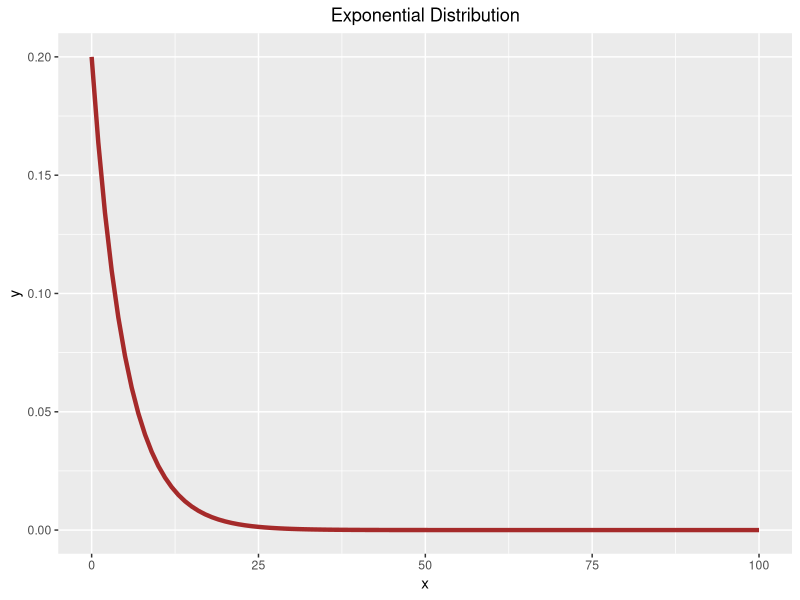
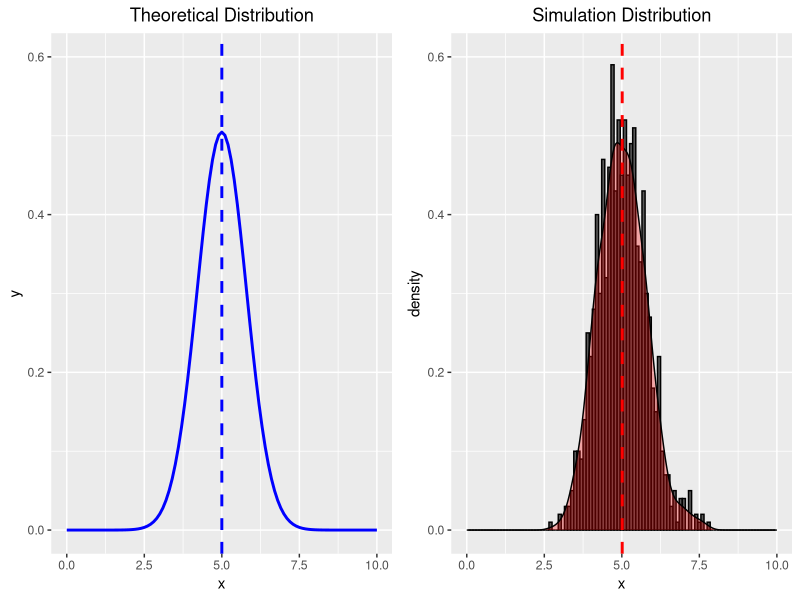
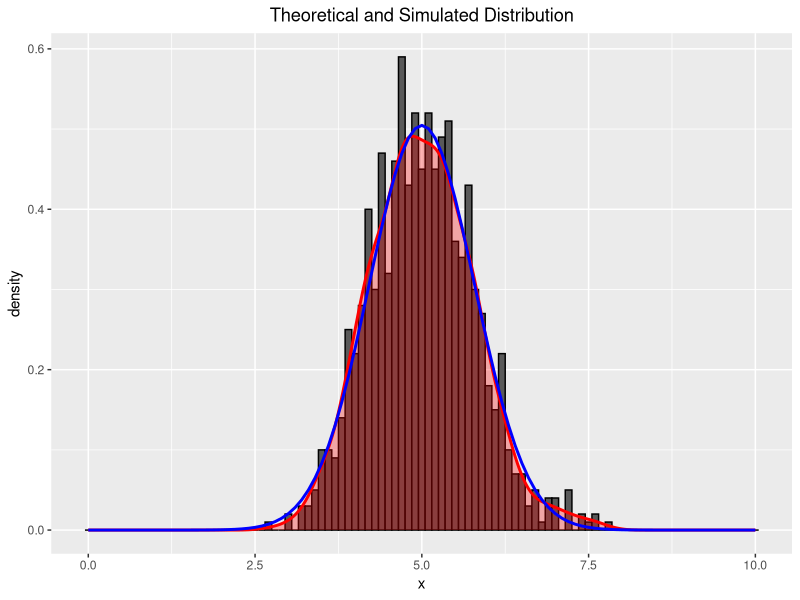
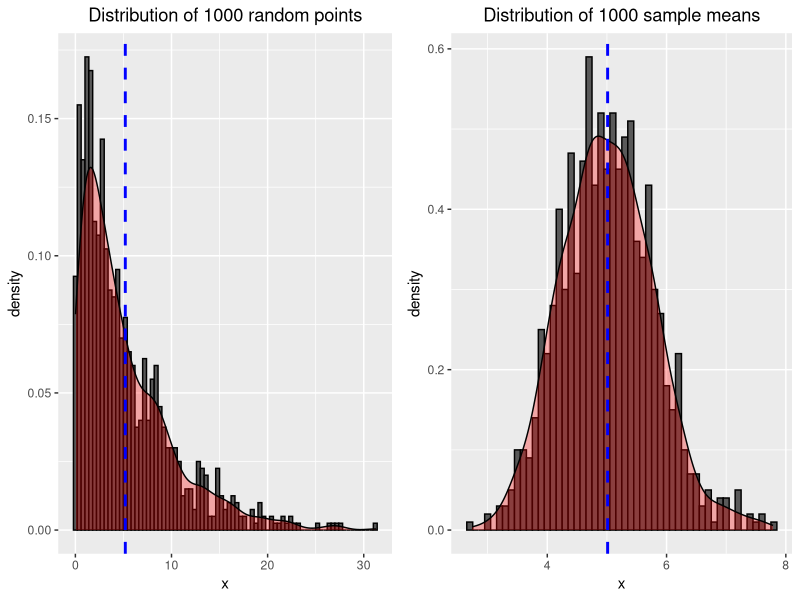

Here is the R script that generated these plots, in order:
## ---- chunk 1
knitr::opts_chunk$set(echo = TRUE)
## ---- chunk 2
library(ggplot2)
library(gridExtra)
## ---- chunk 3
ggplot(data.frame(x=c(0,100)), aes(x=x)) +
  stat_function(fun=dexp, args=list(rate=0.2), colour="brown", linewidth =1.5) +
  ggtitle("Exponential Distribution") +
  theme(plot.title = element_text(hjust = 0.5))
## ---- chunk 4
n=40
B=1000

set.seed(123)
randomexp <- rexp(n*B, rate = 0.2)
samples40 <- matrix(randomexp, nrow=B, ncol = n)
## ---- chunk 5
head(samples40, 3)
## ---- chunk 6
samplemeans <- apply(samples40, MARGIN = 1, mean)
samplemeans <- data.frame(x=samplemeans)
## ---- chunk 7
head(samplemeans)
## ---- chunk 8
sammean <- mean(samplemeans$x)
samvar <- var(samplemeans$x)
## ---- chunk 9
p1 <- ggplot(data.frame(x=c(0,10)), aes(x=x)) +
  stat_function(fun = dnorm, args = list(mean=5, sd=sqrt(5/8)), color = 'blue', linewidth=1)+
  ggtitle('Theoretical Distribution') +
  geom_vline(aes(xintercept=5), color='blue', linetype='dashed', linewidth=1) +
  scale_x_continuous(limits = c(0, 10)) +
  scale_y_continuous(limits = c(0, .6)) +
  theme(plot.title = element_text(hjust = 0.5))

p2 <- ggplot(samplemeans, aes(x=x)) + 
  geom_histogram(aes(y=..density..), binwidth=0.1, color='black') +
  geom_density(alpha=0.3, fill='red') +
  geom_vline(aes(xintercept=mean(x)), color='red', linetype='dashed', linewidth=1) +
  ggtitle('Simulation Distribution') +
  scale_x_continuous(limits = c(0, 10)) +
  scale_y_continuous(limits = c(0, .6)) +
  theme(plot.title = element_text(hjust = 0.5))

grid.arrange(p1, p2, ncol=2)
## ---- chunk 10
p3 <- ggplot(samplemeans, aes(x=x)) +
  geom_histogram(aes(y=..density..), binwidth=0.1, color='black') +
  geom_density(alpha=0.3, fill='red', linewidth=1, color='red') +
  stat_function(data=data.frame(x=c(0,10)), aes(x=x), fun = dnorm, args = list(mean=5, sd=sqrt(5/8)), color='blue', linewidth=1) +
  ggtitle('Theoretical and Simulated Distribution') +
  theme(plot.title = element_text(hjust = 0.5))

p3
## ---- chunk 11
samplepoints <- data.frame(x=rexp(1000, rate=0.2))

p <- ggplot(samplemeans, aes(x=x)) + 
  geom_histogram(aes(y=..density..), binwidth=0.1, color='black') +
  geom_density(alpha=0.3, fill='red') +
  geom_vline(aes(xintercept=mean(x)), color='blue', linetype='dashed', linewidth=1) +
  ggtitle('Distribution of 1000 sample means') +
  theme(plot.title = element_text(hjust = 0.5))


q <- ggplot(samplepoints, aes(x=x)) +
  geom_histogram(aes(y=..density..), binwidth=0.4, color='black') +
  geom_density(alpha=0.3, fill='red') +
  geom_vline(aes(xintercept=mean(x)), color='blue', linetype='dashed', linewidth=1) +
  ggtitle('Distribution of 1000 random points') + 
  theme(plot.title = element_text(hjust = 0.5))

grid.arrange(q, p, ncol=2)
